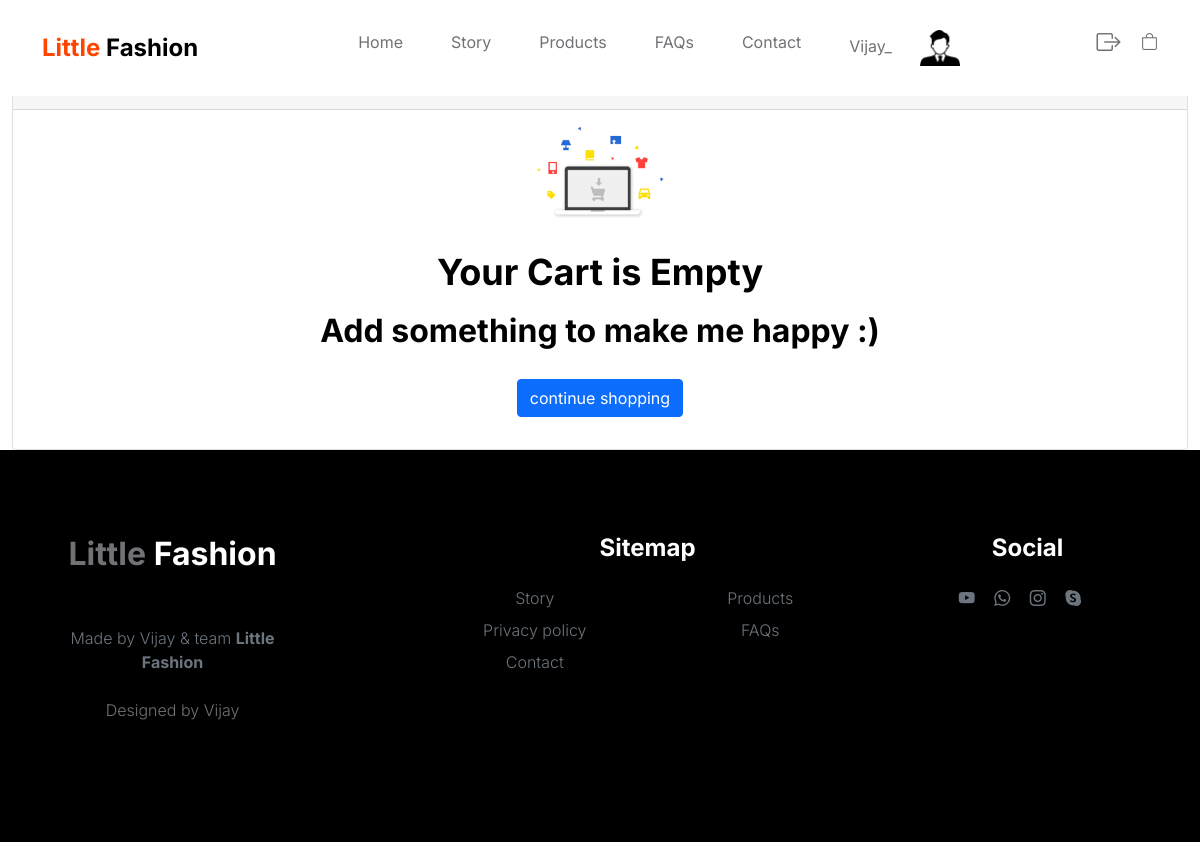
The app's page /track/ (signed in), older data.
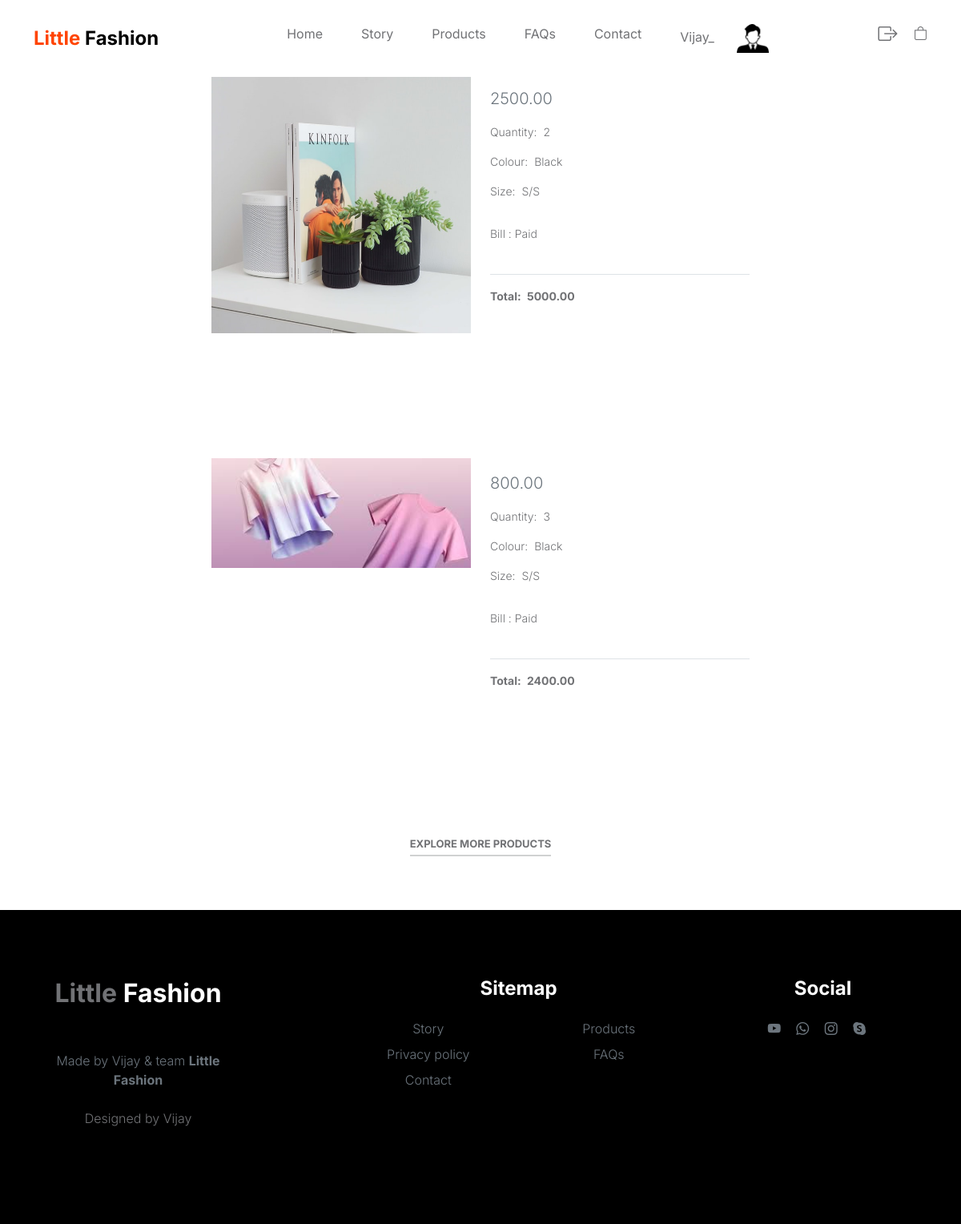
The same page, newer data.
### consumer_app/models.py (models this page shows, shortened)
class CartHistory(models.Model):
    email = models.EmailField()
    product = models.ForeignKey(Product, on_delete=models.CASCADE)
    image = models.ImageField(null=True,blank=True)
    quantity = models.PositiveIntegerField(default=1)
    price = models.DecimalField(max_digits=10, decimal_places= 2, default=0)

class Product(models.Model):
    product_name = models.CharField(max_length=150)
    des = models.CharField(max_length=150)
    price = models.DecimalField(max_digits=6, decimal_places= 2, default=500)
    pic = models.FileField(upload_to='products_images', default='sad.jpg')

### consumer_app/views.py (the view)
# urls.py: path('track/',views.track, name='track'),
def track(request):
    try:
        s_mail = request.session['email']
        prod_track_obj = CartHistory.objects.filter(email = s_mail)
        print('s_mail',s_mail)
        user_obj = UserData.objects.get(email = s_mail)
        return render(request,'track.html',{'user_data':user_obj,"track":prod_track_obj })
    except:
        return render(request,'track.html')

### templates/track.html (shortened to what this page needs)
{% extends 'base.html' %}
{% load static %}
{% block content %}
	{% if track %}
    {% for pro in track %}
            <div class="modal-dialog modal-dialog-centered modal-lg">
                <div class="modal-content border-0">
                    <div class="modal-body">
                        <div class="row">
                            <div class="col-lg-6 col-12 mt-4 mt-lg-0">
                                <img src="{{pro.image.url}}" class="img-fluid product-image" alt="">
                            </div>
                            <div class="col-lg-6 col-12 mt-3 mt-lg-0">
                                <p class="product-price text-muted mt-3">{{ pro.product.price }}</p>
                                <p class="product-p">Quantity: <span class="ms-1">{{ pro.quantity }}</span></p>
                                <p class="product-p">Colour: <span class="ms-1">Black</span></p>
                                <p class="product-p pb-3">Size: <span class="ms-1">S/S</span></p>
                                <p class="product-p pb-3">Bill :<span class="ms-1">Paid</span></p>
                                <div class="border-top mt-4 pt-3">
                                    <p class="product-p"><strong>Total: <span class="ms-1">{{pro.price}}</span></strong></p>
                                </div>
                            </div>
                        </div>
                    </div>
                </div>
            </div>
    {% endfor %}
    <br>
	<br>
	<br>
    <a href="#" class="scroll-button" id="goTop">Go to Top</a>
	<div class="col-12 text-center">
		<a href="/products/" class="view-all">Explore more products</a>
	</div>
	<br>
	<br>
	<br>
{% else %}
	<br>
	<br>
	<div class="container-fluid  mt-100">
		<div class="row">
		   <div class="col-md-12">
				   <div class="card">
			   <div class="card-header">
			   <h5>Cart</h5>
			   </div>
			   <div class="card-body cart">
					   <div class="col-sm-12 empty-cart-cls text-center">
						   <img src="/static/images/slideshow/d438a32e-765a-4d8b-b4a6-520b560971e8.webp" width="130" height="130" class="img-fluid mb-4 mr-3">
						   <h3><strong>Your Cart is Empty</strong></h3>
						   <h4>Add something to make me happy :)</h4>
						   <a href="/products/" class="btn btn-primary cart-btn-transform m-3" data-abc="true">continue shopping</a>
					   </div>
			   </div>
	   </div>
		   </div>
		</div>
	   </div>
	{% endif %}
{% endblock %}

Row changes from the older to the newer data that the page shows:
added CartHistory: image (picture), product.price "2500.00", quantity "2", price "5000.00"
added CartHistory: image (picture), product.price "800.00", quantity "3", price "2400.00"
Text that changed along with them:
text no longer shown: "Your Cart is Empty Add something to make me happy :) continue shopping"
text now shown: "EXPLORE MORE PRODUCTS"
